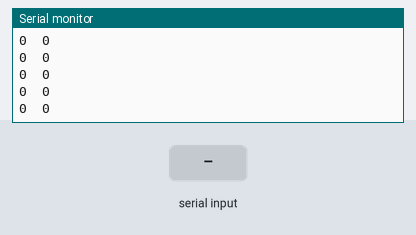
The sketch below on a simulated Arduino Uno, built with avr-gcc and run on an emulated ATmega328P. On the bench: the last lines printed to the serial monitor. The test bench sets the inputs (shaded band).

Above: at 1.2 s.
1.3 s: "90,45\n" received over Serial
At 1.31 s:
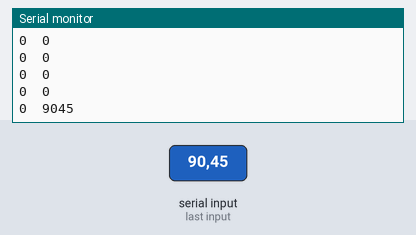
2.8 s: "30,150\n" received over Serial
At 2.81 s:
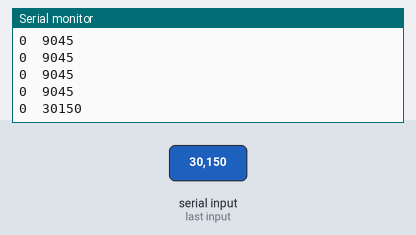
Timing chart, 0 to 5.8 s (numbered marks = the images above; inputs shaded):
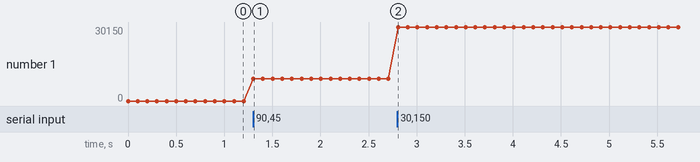

Measured:
- after the input at 1.3 s, the serial monitor: prints a new line at once (image 1)
- after the input at 2.8 s, the serial monitor: prints a new line at once (image 2)
- plotted number 1: 0 → 9045 after the input at 1.3 s, 9045 → 30150 after the input at 2.8 s

The sketch:

170418_potenziometri_BT_2.ino
```cpp
/*
Arduino Pins           Bluetooth Pins
RX (Pin 0)     ———->      TX
TX (Pin 1)      ———->      RX
*/

int speed1 = 0;
int speed2 = 0;

int inChar = 0;
String inString = "";

void setup() {
  Serial.begin(38400);
}

void loop() {

  while( Serial.available() > 0 ) {
    inChar = Serial.read();
    if( isDigit(inChar) ) {
      inString += (char)inChar;
    }
    if( inChar == '\t' ) {
      speed1 = inString.toInt();
      inString = "";
    }
    if( inChar == '\n' ) {
      speed2 = inString.toInt();
      inString = "";
    }
  }

  Serial.print(speed1);
  Serial.print("\t");
  Serial.print(speed2);
  Serial.print("\n");

  delay(100);
}
```
